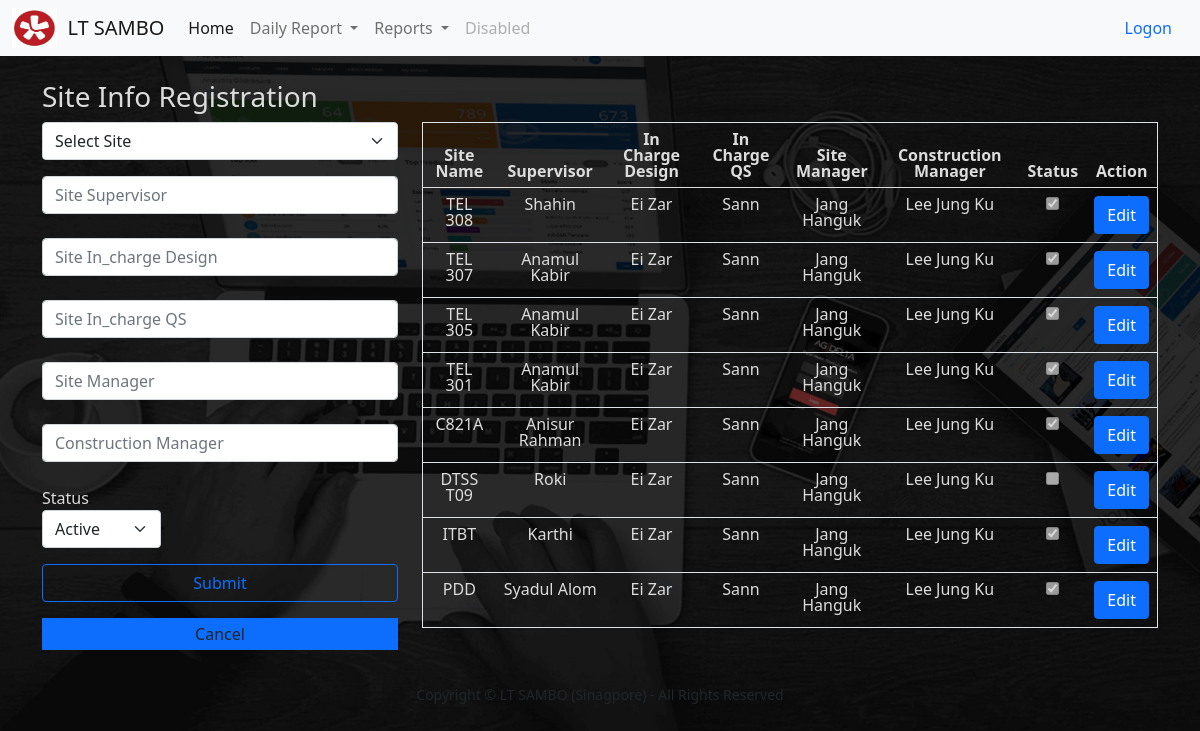
The app's page /site_info_create/site_info_create with its own data.
### todo_list/models.py (models this page shows, shortened)
class WV_Main(models.Model):
    CD_Site = models.CharField(max_length=200)
    TX_Site_Supervisor = models.CharField(max_length=200)
    TX_Site_In_charge_Design = models.CharField(max_length=200)
    TX_Site_In_charge_QS = models.CharField(max_length=200)
    TX_Site_Manager = models.CharField(max_length=200)
    TX_Construction_Manager = models.CharField(max_length=200)
    created_date = models.DateTimeField(auto_now_add=True)
    modified_date = models.DateTimeField(auto_now=True)
    Is_Active = models.BooleanField(default=True)

### todo_list/views.py (the view)
# urls.py: path('site_info_create/site_info_create',views.wv_main, name='site_info_create'),
def wv_main(request):
    if request.method == 'POST':
        form = WVMainForm(request.POST or None)
        if form.is_valid():
            form.save()
        wv_main_items = WV_Main.objects.all
        site_items = Site.objects.filter(Is_Active=True)
        messages.success(request, ('Item has been added to the list!'))
        return render(request, 'admin/site_info_create.html', {'wv_main_items': wv_main_items,
                        'site_items': site_items})
    else:
        wv_main_items = WV_Main.objects.all
        site_items = Site.objects.filter(Is_Active=True)
        return render(request, 'admin/site_info_create.html', {'wv_main_items': wv_main_items,
                        'site_items': site_items})

### todo_list/templates/admin/site_info_create.html (shortened to what this page needs)
{% extends 'base.html' %}
{% load static %}
{% block content %}
<br><br>
<div class="container">
<div class="row">
    <h3 class="panel-title">
        <span class="english">Site Info Registration</span>
    </h3>
    <form class="col-md-4 col-md-offset-2" method="post">
            <div class="form col-md-12 me-2 mb-3">
                    {% if wv_main_item %}
                    <div class="col-md-12 mb-3">
                         <select class="form-select" name="CD_Site" aria-label="Default select example" required>
                            <option value="{{ wv_main_item.CD_Site }}">{{ wv_main_item.CD_Site }}</option>
                        </select>
                    </div>
                    {% else %}
                    <div class="col-md-12 mb-3">
                        <select class="form-select" name="CD_Site" aria-label="Default select example" required>
                                <option selected>Select Site</option>
                            </select>
                        </div>
                    {% endif %}
            <input class="form-control col-md-6 me-2" type="input" placeholder="Site Supervisor" aria-label="Site Supervisor" name="TX_Site_Supervisor" value="{{wv_main_item.TX_Site_Supervisor}}"><br>
            <input class="form-control col-md-6 me-2" type="input" placeholder="Site In_charge Design" aria-label="Site In_charge Design" name="TX_Site_In_charge_Design" value ="{{wv_main_item.TX_Site_In_charge_Design}}"><br>
            <input class="form-control col-md-6 me-2" type="input" placeholder="Site In_charge QS" aria-label="Defect Name" name="TX_Site_In_charge_QS" value ="{{wv_main_item.TX_Site_In_charge_QS}}"><br>
            <input class="form-control col-md-6 me-2" type="input" placeholder="Site Manager" aria-label="Site Manager" name="TX_Site_Manager" value ="{{wv_main_item.TX_Site_Manager}}"><br>
            <input class="form-control col-md-6 me-2" type="input" placeholder="Construction Manager" aria-label="Construction Manager" name="TX_Construction_Manager" value ="{{wv_main_item.TX_Construction_Manager}}"><br>
             {% if wv_main_item.Is_Active == False %}
                    <div class="col-md-4 mb-3">
                      <div class="col-sm-12">
                         <select class="form-select" name="Is_Active" aria-label="Default select example" required>
                            <option value=True>Active</option>
                             <option value=False selected>Inactive</option>
                        </select>
                    </div>
                    </div>
                {% else %}
                    <div class="col-md-4 mb-3">
                      <label>Status</label>
                      <div class="col-sm-12">
                         <select class="form-select" name="Is_Active" aria-label="Default select example" required>
                            <option value=True selected>Active</option>
                        </select>
                    </div>
                    </div>
                {% endif %}
        {% if wv_main_item %}
            <div class="d-grid gap-2">
                <button class="btn btn-outline-primary mb-3" type="submit">Update</button>
            </div>
        {% else %}
            <div class="d-grid gap-2">
                <button class="btn btn-outline-primary mb-3" type="submit">Submit</button>
            </div>
        {% endif %}
         <center><a class="dropdown-item secondary bg-primary" href="{% url 'site_info_create' %}">Cancel</a></center>
        </div>
    </form>
    <br>
    {%if wv_main_items %}
    <div class="col-md-8 col-md-offset-2 primary md-2">
    <table class="table table-striped secondary border" style="Color:#dcdcdc; line-height:1;">
    <thead>
        <tr>
            <th><center>Site Name</center></th>
            <th><center>Supervisor</center></th>
            <th><center>In Charge Design</center></th>
            <th><center>In Charge QS</center></th>
            <th><center>Site Manager</center></th>
            <th><center>Construction Manager</center></th>
            <th><center>Status</center></th>
            <th class="text-center"><center>Action</center></th>
        </tr>
    </thead>
       {% for things in wv_main_items %}
            <tr style="Color:#dcdcdc;">
                <td><center>{{ things.CD_Site }} </center></td>
                <td><center>{{ things.TX_Site_Supervisor }} </center></td>
                <td><center>{{ things.TX_Site_In_charge_Design }} </center></td>
                <td><center>{{ things.TX_Site_In_charge_QS }} </center></td>
                <td><center>{{ things.TX_Site_Manager }} </center></td>
                <td><center>{{ things.TX_Construction_Manager }} </center></td>
                {% if things.Is_Active %}
                    <td class="custom-control custom-checkbox" >
                        <center><input type="checkbox" class="custom-control-input primary" disabled checked></center>
                    </td>
                {% else %}
                    <td class="center custom-control custom-checkbox" >
                      <center><input type="checkbox" class="custom-control-input primary" disabled></center>
                    </td>
                {% endif %}
                <td class="text-center"><a class='btn btn-primary btn-xs' href="{% url 'edit_info' things.id %}"> Edit</a>
            </tr>
        {% endfor %}
    </table>
    </div>
   {% endif %}
</div>
</div>
{% endblock %}

### static/css/my_style.css (style rules this page uses)
body { background:#00bcd4; }

### records on screen
WV_Main: CD_Site "TEL 308", TX_Site_Supervisor "Shahin", TX_Site_In_charge_Design "Ei Zar", TX_Site_In_charge_QS "Sann", TX_Site_Manager "Jang Hanguk", TX_Construction_Manager "Lee Jung Ku"
WV_Main: CD_Site "TEL 307", TX_Site_Supervisor "Anamul Kabir", TX_Site_In_charge_Design "Ei Zar", TX_Site_In_charge_QS "Sann", TX_Site_Manager "Jang Hanguk", TX_Construction_Manager "Lee Jung Ku"
WV_Main: CD_Site "TEL 305", TX_Site_Supervisor "Anamul Kabir", TX_Site_In_charge_Design "Ei Zar", TX_Site_In_charge_QS "Sann", TX_Site_Manager "Jang Hanguk", TX_Construction_Manager "Lee Jung Ku"
WV_Main: CD_Site "TEL 301", TX_Site_Supervisor "Anamul Kabir", TX_Site_In_charge_Design "Ei Zar", TX_Site_In_charge_QS "Sann", TX_Site_Manager "Jang Hanguk", TX_Construction_Manager "Lee Jung Ku"
WV_Main: CD_Site "C821A", TX_Site_Supervisor "Anisur Rahman", TX_Site_In_charge_Design "Ei Zar", TX_Site_In_charge_QS "Sann", TX_Site_Manager "Jang Hanguk", TX_Construction_Manager "Lee Jung Ku"
WV_Main: CD_Site "DTSS T09", TX_Site_Supervisor "Roki", TX_Site_In_charge_Design "Ei Zar", TX_Site_In_charge_QS "Sann", TX_Site_Manager "Jang Hanguk", TX_Construction_Manager "Lee Jung Ku"
WV_Main: CD_Site "ITBT", TX_Site_Supervisor "Karthi", TX_Site_In_charge_Design "Ei Zar", TX_Site_In_charge_QS "Sann", TX_Site_Manager "Jang Hanguk", TX_Construction_Manager "Lee Jung Ku"
WV_Main: CD_Site "PDD", TX_Site_Supervisor "Syadul Alom", TX_Site_In_charge_Design "Ei Zar", TX_Site_In_charge_QS "Sann", TX_Site_Manager "Jang Hanguk", TX_Construction_Manager "Lee Jung Ku"
